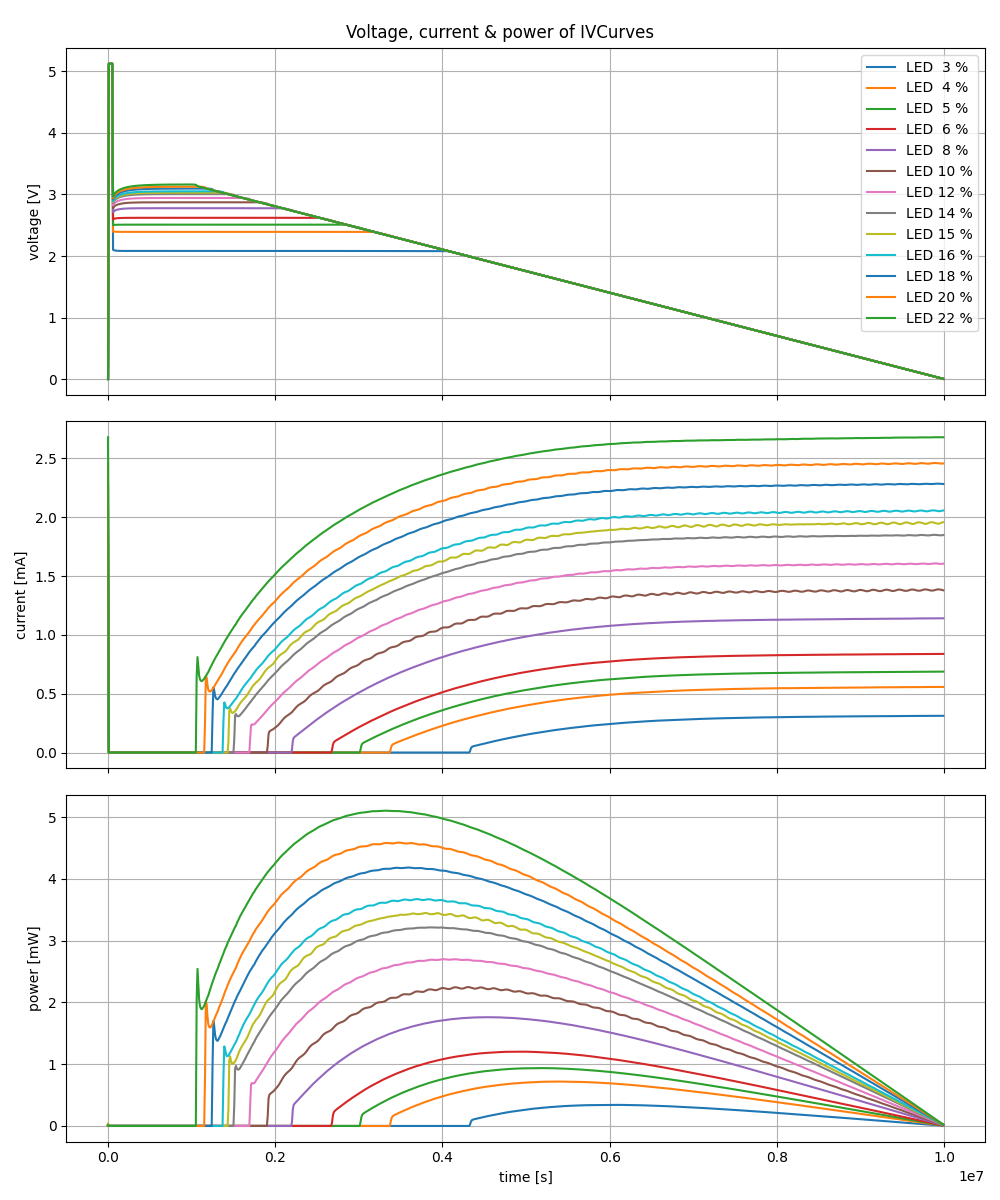

Source code (Python):
from pathlib import Path

from matplotlib import pyplot as plt

from solar import paths_ivcurve
from solar import open_ivcurve

fig, axs = plt.subplots(3, 1, sharex="all", figsize=(10, 2 * 6), layout="tight")

fig.suptitle("Voltage, current & power of IVCurves")

axs[0].set_ylabel("voltage [V]")
axs[1].set_ylabel("current [mA]")
axs[2].set_ylabel("power [mW]")

axs[2].set_xlabel("time [s]")

for name, path in paths_ivcurve.items():
    ivcurve = open_ivcurve(path)
    ivcurve["Time [s]"] = ivcurve["Time [s]"] - ivcurve["Time [s]"][0]
    ivcurve["Power [W]"] = ivcurve["Voltage [V]"] * ivcurve["Current [A]"]
    axs[0].plot(ivcurve["Time [s]"], ivcurve["Voltage [V]"], label=name)
    axs[1].plot(ivcurve["Time [s]"], 1e3 * ivcurve["Current [A]"], label=name)
    axs[2].plot(ivcurve["Time [s]"], 1e3 * ivcurve["Power [W]"], label=name)

axs[0].legend(paths_ivcurve.keys(), loc="upper right")

for ax in axs:
    # deactivates offset-creation for ax-ticks
    ax.get_yaxis().get_major_formatter().set_useOffset(False)
    ax.get_xaxis().get_major_formatter().set_useOffset(False)
    # add grid
    ax.grid(True)


plt.savefig(Path(__file__).with_suffix(".png"))
plt.savefig(Path(__file__).with_suffix(".svg"))
plt.close(fig)
plt.clf()
